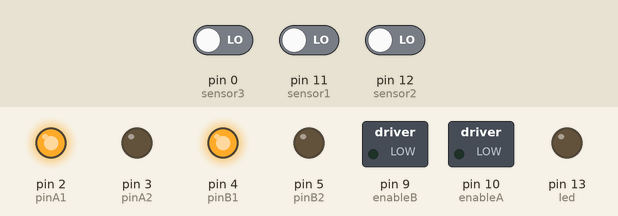
The sketch below on a simulated Arduino Uno, built with avr-gcc and run on an emulated ATmega328P. On the bench: switched loads named in the sketch (green lamp = pin HIGH), output pins drawn as LEDs (lit = HIGH). The test bench sets the inputs (shaded band); at power-on: pin 0 (sensor3) LOW, pin 11 (sensor1) LOW, pin 12 (sensor2) LOW.

Above: at 1.2 s.
1.3 s: pin 0 (sensor3) driven HIGH
At 2.2 s:
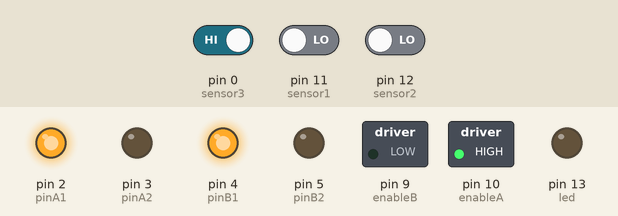
2.8 s: pin 11 (sensor1) driven HIGH
At 3.3 s:
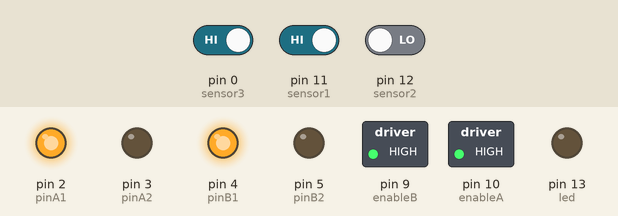
4.3 s: pin 0 (sensor3) driven LOW
At 5.7 s:
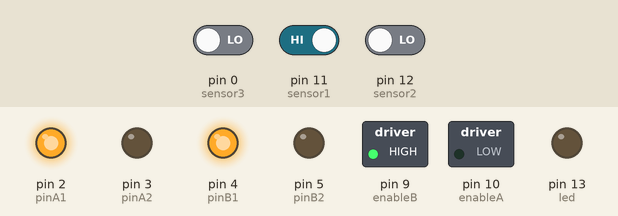
Timing chart, 0 to 7.3 s (numbered marks = the images above; inputs shaded):
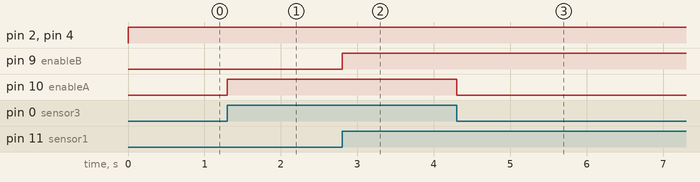

The sketch:

Infrarojo.ino
```cpp
#define enableA  10
#define pinA1 2
#define pinA2 3
//Motor B
#define enableB 9
#define pinB1 4
#define pinB2 5
#define led 13
#define Pecho 6
#define Ptrig 7
const int sensor1 = 11;
const int sensor2 = 12;
const int sensor3 = 0;

long duracion, distancia;

void setup() {
  pinMode (enableA, OUTPUT);
  pinMode (pinA1, OUTPUT);
  pinMode (pinA2, OUTPUT);
  pinMode (enableB, OUTPUT);
  pinMode (pinB1, OUTPUT);
  pinMode (pinB2, OUTPUT);
  pinMode (led, OUTPUT);
  pinMode(Pecho, INPUT);
  pinMode(Ptrig, OUTPUT);
  pinMode(13, 1);
  pinMode(sensor1 , INPUT);
  pinMode(sensor2 , INPUT);
  pinMode(sensor3 , INPUT);
}

void loop() {
  digitalWrite (pinA1, HIGH);
  digitalWrite (pinA2, LOW);
  digitalWrite (pinB1, HIGH);
  digitalWrite (pinB2, LOW);
  //  digitalWrite(Ptrig, LOW);
  //  delayMicroseconds(2);
  //  digitalWrite(Ptrig, HIGH);   // genera el pulso de triger por 10ms
  //  delayMicroseconds(10);
  //  digitalWrite(Ptrig, LOW);
  //
  //  duracion = pulseIn(Pecho, HIGH);
  //  distancia = (duracion/2) / 29;            // calcula la distancia en centimetros

  if (digitalRead(sensor1) && digitalRead(sensor2) && digitalRead(sensor3)) {
    digitalWrite (enableA, HIGH);
    digitalWrite (enableB, HIGH);
  }

  if (digitalRead(sensor1) && !digitalRead(sensor2) && digitalRead(sensor3)) {
    digitalWrite (enableA, HIGH);
    digitalWrite (enableB, HIGH);
  }

  if (digitalRead(sensor1) && !digitalRead(sensor3)) {
    digitalWrite (enableA, LOW);
    digitalWrite (enableB, HIGH);
  }

  if (!digitalRead(sensor1) && digitalRead(sensor3)) {
    digitalWrite (enableA, HIGH);
    digitalWrite (enableB, LOW);
  }
}
```

Measured:
- after the input at 1.3 s, pin 10 (enableA): LOW → HIGH at once
- after the input at 2.8 s, pin 9 (enableB): LOW → HIGH at once
- after the input at 4.3 s, pin 10 (enableA): HIGH → LOW at once
